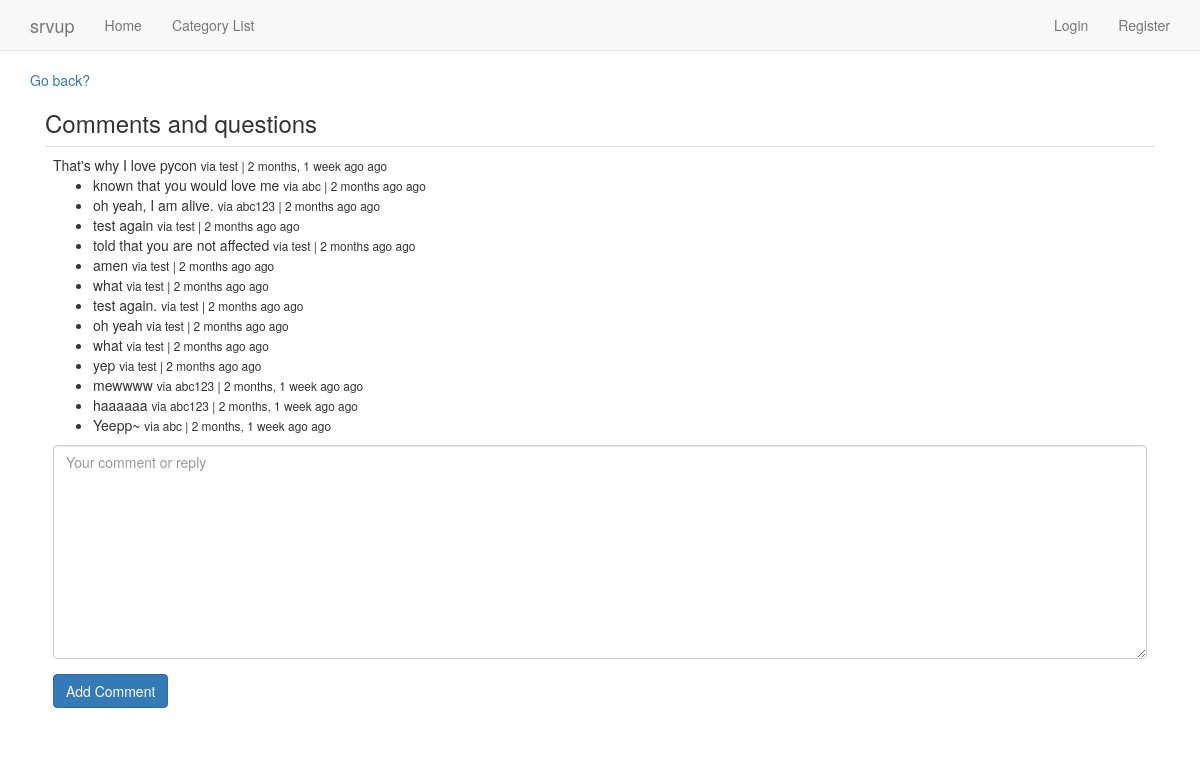
The page /comment/85/ on the database its author committed.
### comment/models.py (models this page shows, shortened)
class Comment(models.Model):
    text = models.TextField()
    author = models.ForeignKey('account.MyUser')
    parent = models.ForeignKey('self', null=True, blank=True)
    video = models.ForeignKey(Video, null=True, blank=True)
    path = models.CharField(max_length=512)
    timestamp = models.DateTimeField(auto_now=False,auto_now_add=True)
    updated = models.DateTimeField(auto_now=True,auto_now_add=False)
    active = models.BooleanField(default=True)
    objects = CommentManager()
    class Meta:
        ordering = ['-timestamp']
    @property
    def get_comment(self):
        return self.text
    @property
    def is_child(self):
        if self.parent is not None:return True
        else: return False
    @property
    def get_children(self):
        if self.is_child:
            return None
        else:
            return Comment.objects.filter(parent=self)
    @property
    def get_origin(self):
        return self.path
    def get_absolute_url(self):
        return reverse('comment_thread', kwargs={'pk':self.id})

### account/models.py (models this page shows, shortened)
class MyUser(AbstractBaseUser):
    username = models.CharField(
        max_length=255,
        unique=True,)
    email = models.EmailField(
        max_length=255,
        unique=True,
    )
    first_name = models.CharField(
        max_length=255,
        null=True,
        blank=True)
    last_name = models.CharField(
        max_length=255,
        null=True,
        blank=True)
    is_member = models.BooleanField(default=False, verbose_name='Is Paid Member')
    is_active = models.BooleanField(default=True)
    is_admin = models.BooleanField(default=False)
    objects = MyUserManager()
    USERNAME_FIELD = 'username'
    REQUIRED_FIELDS = ['email']

### comment/views.py (the view)
def comment_thread(request, pk):
    comment = Comment.objects.get(id=pk)
    form = CommentForm()
    return render(request, 'comment/comment_thread.html', {
        'form':form,
        'comment':comment,
        } )

### comment/forms.py
class CommentForm(forms.Form):
    text = forms.CharField(
        widget=forms.Textarea(attrs={
            'placeholder': 'Your comment or reply',})
        )
    def __init__(self, *args, **kwargs):
        super(CommentForm, self).__init__(*args, **kwargs)
        self.helper = FormHelper()
        self.helper.form_show_labels = False
        self.helper.layout = Layout(
            'text',
            ButtonHolder(
                Submit('submit', 'Add Comment', css_class='btn-primary'),
                )
            )

### comment/models.py (called while the page is built)
    def get_queryset(self):
        return CommentQuerySet(self.model, using=self._db)

### templates/comment/comment_thread.html (shortened to what this page needs)
{% extends 'base.html' %}
{%  load humanize %}
{% load crispy_forms_tags %}
{% block content %}
<a href="{{ comment.get_origin }}">Go back?</a>
<div class="col-sm-12">
    <h3>Comments and questions</h3>
    <table class="table">
    <tr><td>{{ comment.get_comment }}
    <small> via {{ comment.author }} | {{ comment.timestamp | naturaltime }} ago </small>
        {% if not comment.is_child %}
            <ul>
            {% for child in  comment.get_children %}
            <li>{{ child.get_comment }}
            <small> via {{ child.author }} | {{ child.timestamp | naturaltime }} ago </small>
            </li>
            {% endfor %}
            </ul>
            <form method="POST" action="{% url 'comment_create' %}">{% csrf_token %}
            {% crispy form %}
            </form>
        </div>
        {% endif %}
  </div>
{% endblock %}

### rows shown on the page
Comment: get_comment "That's why I love pycon", author "test", timestamp "2 months, 1 week ago"
Comment: get_comment "known that you would love me", author "abc", timestamp "2 months ago"
Comment: get_comment "oh yeah, I am alive.", author "abc123", timestamp "2 months ago"
Comment: get_comment "test again", author "test", timestamp "2 months ago"
Comment: get_comment "told that you are not affected", author "test", timestamp "2 months ago"
Comment: get_comment "amen", author "test", timestamp "2 months ago"
Comment: get_comment "what", author "test", timestamp "2 months ago"
Comment: get_comment "test again.", author "test", timestamp "2 months ago"
Comment: get_comment "oh yeah", author "test", timestamp "2 months ago"
Comment: get_comment "what", author "test", timestamp "2 months ago"
Comment: get_comment "yep", author "test", timestamp "2 months ago"
Comment: get_comment "mewwww", author "abc123", timestamp "2 months, 1 week ago"
Comment: get_comment "haaaaaa", author "abc123", timestamp "2 months, 1 week ago"
Comment: get_comment "Yeepp~", author "abc", timestamp "2 months, 1 week ago"
